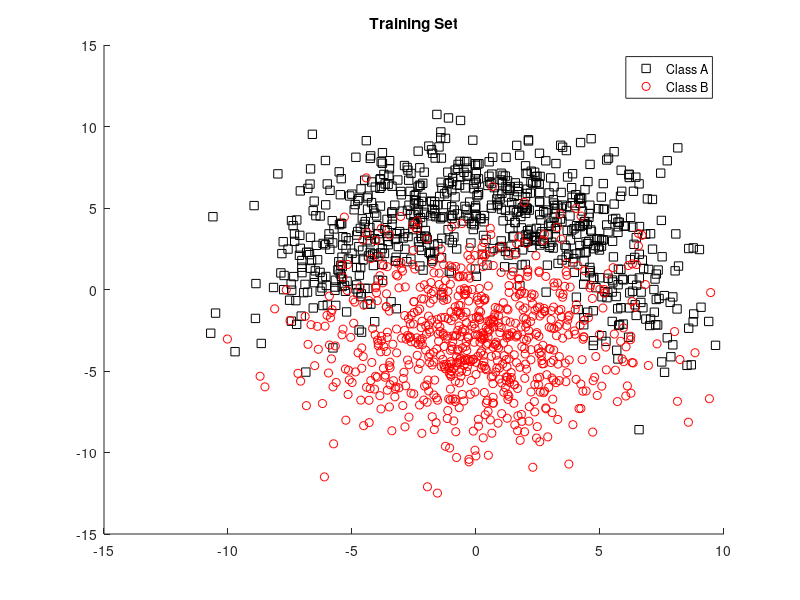
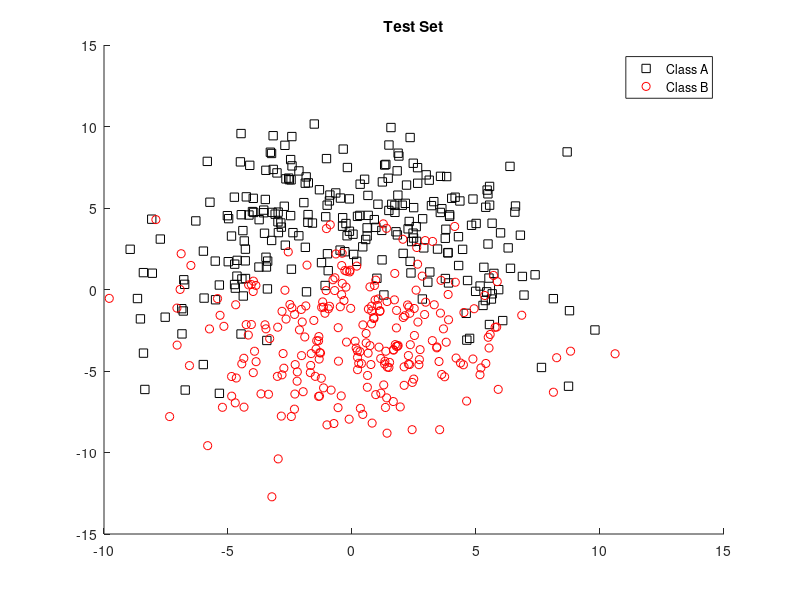

These charts were generated, in order, by the following MATLAB code: (Note: this script raises an error after producing the figures.)
close all;
clear all;
clc
addpath('netlab3_3');
load('twoclass.mat');
A(randperm(length(A)));
B(randperm(length(B)));

%Determination of the training set. This training set includes 75% of each Table A
%and B
TrainingSet = [A(1:length(A)*3/4,:); B(1:length(B)*3/4,:)];


%This figure depicts the two classes of the training set.
figure();
hold on
plot(A(1:length(A)*3/4,1),A(1:length(A)*3/4,2),'ks');
plot(B(1:length(B)*3/4,1),B(1:length(B)*3/4,2),'ro');
legend('Class A','Class B');
hold off
title('Training Set')

%Determination of the test set. This test set includes 25% of each Table A
%and B
TestSet = [A(length(A)*3/4+1:length(A),:) ; B(length(B)*3/4+1:length(B),:)];


%This figure depicts the two classes of the test set.
figure();
hold on
plot(A(length(A)*3/4+1:length(A),1),A(length(A)*3/4+1:length(A),2),'ks');
plot(B(length(B)*3/4+1:length(B),1),B(length(B)*3/4+1:length(B),2),'ro');
legend('Class A','Class B');
hold off
title('Test Set')

%Determination of the training target data
Target = zeros(1500,2);
Target(1:length(Target)/2,1) = 1;
Target(length(Target)/2+1:length(Target),2) = 1;

%Test Array, including different values for K
ClassificationResults = zeros(30,2);

for test=1:30
    
    %Genaration of the knn model
    KnnModel = knn(2,2,test,TrainingSet,Target);
    
    %Classification results
    Classification = knnfwd(KnnModel,TestSet);
    
    
    Target1 = zeros(500,2);
    Target1(1:length(Target1)/2,1) = 1;
    Target1(length(Target1)/2+1:length(Target1),2) = 1;
    
    %Classification results
    ClassificationRes = confmat(Classification,Target1);
    
    %Classification Accuracy
    i=1;
    ClassificationAcc = 0;
    for i=1:length(ClassificationRes)
        ClassificationAcc = ClassificationAcc + ClassificationRes(i,i);
    end
    ClassificationAcc = ClassificationAcc/length(TestSet);
    
    ClassificationResults(test,1) = ClassificationAcc * 100;
    
    %Classification Error
    ClassificationError = 1 - ClassificationAcc;
    ClassificationResults(test,2) = ClassificationError * 100;
    
    
end


figure();
bar(ClassificationResults(:,1));
axis([0 31 80 90])
xlabel('K');
ylabel('Accuracy rate %');
title('Classification Accuracy');


figure();
bar(ClassificationResults(:,2));
axis([0 31 12 18])
xlabel('K');
ylabel('Error rate %');
title('Classification Error');


% 10-Fold Cross Validation

% Shuffle the two Arrays
AShuffled = A(randperm(length(A)),:);
BShuffled = B(randperm(length(B)),:);


% Generation of the 10 folds
start=0;
for i=1:10
    fold(:,:,i) = [AShuffled(start+1:start + length(AShuffled)/10,:); BShuffled(start+1:start + length(BShuffled)/10,:)];
    start = start + length(AShuffled)/10;
end



for k=1:30
    for iteration=1:10
        
        % We take one fold as the test set and all others as training sets
        TestSetCross = fold(:,:,iteration);
        TrainSetCross = 0;
        
        % Generation of each training set. Each training set includes elements
        % from both classes A,B except from the training set.
        for j=1:10
            if j ~= iteration
                if(TrainSetCross ~= 0)
                    TrainSetCross = [TrainSetCross; fold(1:100,:,j)];
                else
                    TrainSetCross = fold(1:100,:,j);
                end
            end
        end
        for j=1:10
            if j ~= iteration
                TrainSetCross = [TrainSetCross; fold(101:200,:,j)];
            end
        end
        
        
        % Now we have to compute the averaged error rate for each combination
        % of training and test set over the different k-parameter of the
        % algorithm
        
        
        TargetCross = zeros(((10-1)*length(A)+(10-1)*length(B))/10,2);
        TargetCross(1:length(TargetCross)/2,1) = 1;
        TargetCross(length(TargetCross)/2+1:length(TargetCross),2) = 1;
        
        %Genaration of the knn model
        KnnModelCross = knn(2,2,k,TrainSetCross,TargetCross);
        
        %Classification results
        ClassificationCross = knnfwd(KnnModelCross,TestSetCross);
        
        TargetCross1 = zeros(200,2);
        TargetCross1(1:length(TargetCross1)/2,1) = 1;
        TargetCross1(length(TargetCross1)/2+1:length(TargetCross1),2) = 1;
        
        %Classification results
        ClassificationResCross(:,:,iteration,k) = confmat(ClassificationCross,TargetCross1);
        
        
        %Classification Accuracy
        ClassificationAccCross = 0;
        for i=1:length(ClassificationResCross(:,:,iteration,k))
            ClassificationAccCross = ClassificationAccCross + ClassificationResCross(i,i,iteration,k);
        end
        ClassificationAccCross = ClassificationAccCross/length(TestSetCross);
        
        ClassificationResultsCross(iteration,k,1) = ClassificationAccCross * 100;
        
        %Classification Error
        ClassificationErrorCross = 1 - ClassificationAccCross;
        ClassificationResultsCross(iteration,k,2) = ClassificationErrorCross * 100;
        
        
    end
    
    
end



for k=1:30
    SumError = 0;
    SumAcc = 0;
    for iteration = 1:10
        
        SumError = SumError + ClassificationResultsCross(iteration,k,2);
        SumAcc = SumAcc + ClassificationResultsCross(iteration,k,1);
        
    end
    Error(k) = SumError/10;
    Accuracy(k) = SumAcc/10;
end


figure();
bar(Error);
axis([0 31 10 18])
xlabel('K');
ylabel('Error rate %');
title('Classification Error');


% Arg Min
min =100000;
index = 0;
for k=1:30
    if Error(k) < min
        min = Error(k);
        index = k;
    end
end
index


